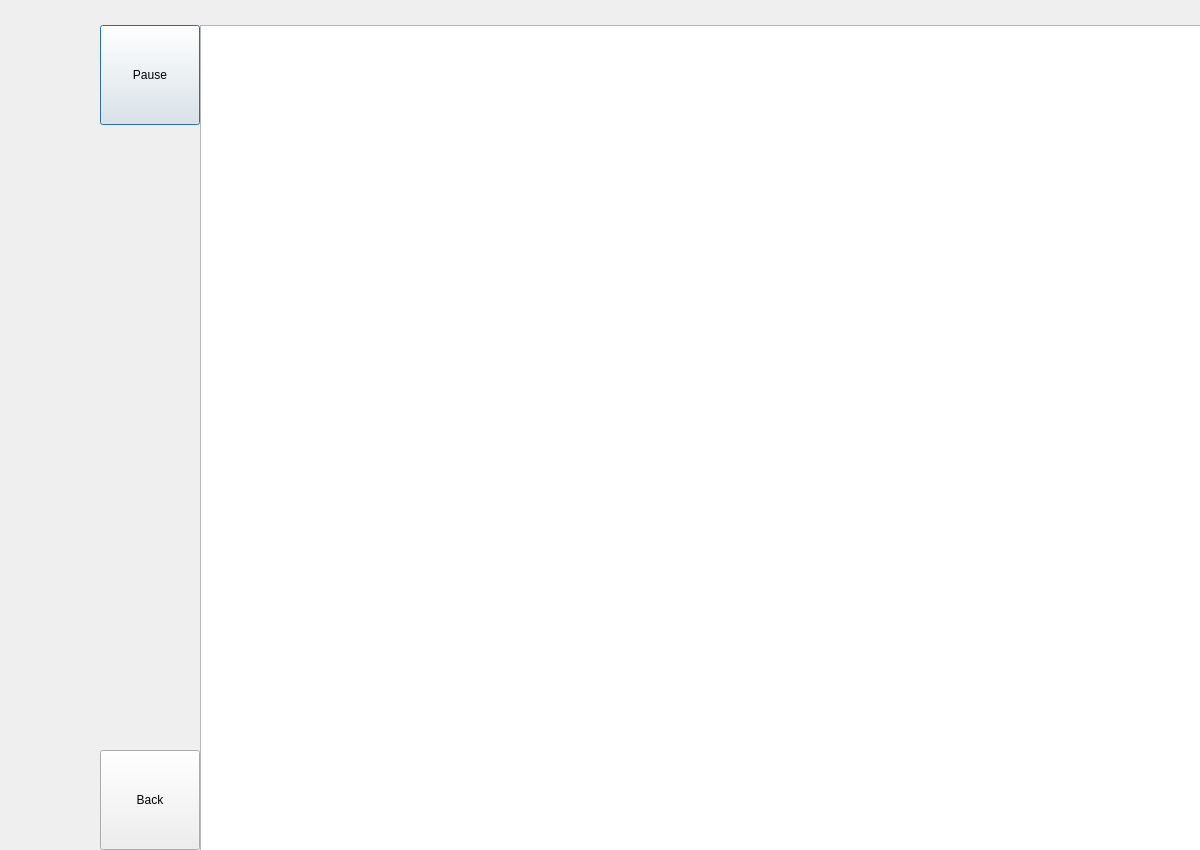
<?xml version="1.0" encoding="UTF-8"?>
<ui version="4.0">
 <class>Dialog</class>
 <widget class="QDialog" name="Dialog">
  <property name="geometry">
   <rect>
    <x>0</x>
    <y>0</y>
    <width>1200</width>
    <height>850</height>
   </rect>
  </property>
  <property name="windowTitle">
   <string>Dialog</string>
  </property>
  <widget class="QGraphicsView" name="editorGraphicsView">
   <property name="geometry">
    <rect>
     <x>200</x>
     <y>25</y>
     <width>1250</width>
     <height>850</height>
    </rect>
   </property>
   <property name="cursor" stdset="0">
    <cursorShape>CrossCursor</cursorShape>
   </property>
  </widget>
  <widget class="QPushButton" name="pause">
   <property name="geometry">
    <rect>
     <x>100</x>
     <y>25</y>
     <width>100</width>
     <height>100</height>
    </rect>
   </property>
   <property name="styleSheet">
    <string notr="true">font: 16pt &quot;Agency FB&quot;;</string>
   </property>
   <property name="text">
    <string>Pause</string>
   </property>
  </widget>
  <widget class="QPushButton" name="back">
   <property name="geometry">
    <rect>
     <x>100</x>
     <y>750</y>
     <width>100</width>
     <height>100</height>
    </rect>
   </property>
   <property name="styleSheet">
    <string notr="true">font: 16pt &quot;Agency FB&quot;;</string>
   </property>
   <property name="text">
    <string>Back</string>
   </property>
  </widget>
 </widget>
 <resources/>
 <connections/>
</ui>
